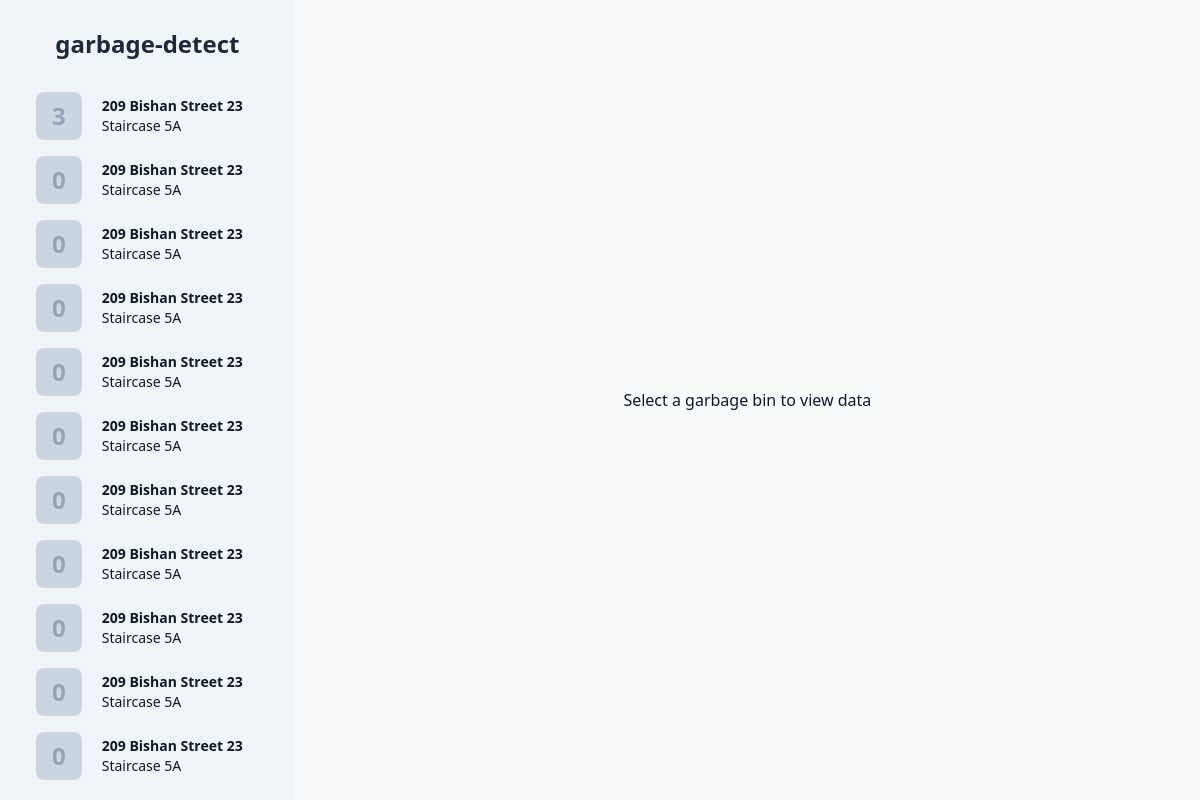
The page / on the database its author committed.
### tables this page shows
CREATE TABLE info (id, img_path, address, location, cam_connected, cam_timestamp);

### app.py (the view)
@app.route('/')
def index():
    return render_template('base.html', bins=db.fetch_data(), target=None)

### db.py (called while the page is built)
def get_columns(table: str) -> list:
    return [i[1] for i in sql(f'PRAGMA table_info({table})').fetchall()]

def get_property(id: int, property: str):
    return sql(f'SELECT {property} FROM info WHERE id={id}').fetchone()[0]

def fetch_data():
    bins = [
        {
            j: get_property(i, j) for j in get_columns('info')
        }
        for i in range(1, len(sql('SELECT id FROM info').fetchall()) + 1)
    ]
    for i in bins:
        i['latest_litter_count'] = sql(
            f'SELECT litter_count FROM bin{i["id"]} ORDER BY time DESC').fetchone()[0]
    return bins

### templates/base.html (shortened to what this page needs)
<!DOCTYPE html>
<html lang="en" class="h-full">
<head>
    <link href="{{ url_for('static', filename='generated-styles.css') }}" rel="stylesheet">
</head>
<body class="h-full flex bg-slate-50 text-slate-900">
    <nav id="binNav"
        class="flex flex-col items-stretch gap-2 overflow-y-scroll bg-slate-100 py-2 px-8 h-screen min-w-max">
        <a href="/">
            <h1 class="text-2xl font-extrabold text-slate-800 w-full text-center my-5">garbage-detect</h1>
        </a>
        {% for bin in bins %}
        <a class="rounded-xl leading-5 duration-200 flex items-center min-h-[3.5rem]
        {% if target.id == bin.id %}
        bg-slate-700 text-slate-100
        {% else %}
        hover:bg-slate-200
        {% endif %}" href="/{{bin.id}}">
            <div class="text-2xl font-semibold px-4 ml-1 h-[calc(100%-0.5rem)] flex items-center rounded-lg
            {% if target.id == bin.id %}
            bg-slate-800 text-slate-100
            {% else %}
            bg-slate-300 text-slate-400
            {% endif %}">{{ bin.latest_litter_count }}</div>
            <div class="px-5 py-2 text-sm">
                <div class="font-bold">{{ bin.address }}</div>
                <div class="font-normal">{{ bin.location }}</div>
            </div>
        </a>
        {% endfor %}
        <a href="/newbin" class="text-center">+</a>
    </nav>
    <main class="py-8 px-10 h-full flex-grow overflow-y-scroll">
        {% block stats %}
        <div class="h-full flex justify-center items-center">Select a garbage bin to view data</div>
        {% endblock %}
    </main>
</body>
</html>

### static/generated-styles.css (style rules this page uses)
*,:after,:before { box-sizing:border-box;border:0 solid }
:after,:before { --tw-content:"" }
html { line-height:1.5;-webkit-text-size-adjust:100%;-moz-tab-size:4;-o-tab-size:4;tab-size:4;font-family:ui-sans-serif,system-ui,-apple-system,BlinkMacSystemFont,Segoe UI,Roboto,Helvetica Neue,Arial,Noto Sans,sans-serif,Apple Color Emoji,Segoe UI Emoji,Segoe UI Symbol,Noto Color Emoji }
body { margin:0;line-height:inherit }
h1,h2,h3,h4,h5,h6 { font-size:inherit;font-weight:inherit }
a { color:inherit;text-decoration:inherit }
blockquote,dd,dl,figure,h1,h2,h3,h4,h5,h6,hr,p,pre { margin:0 }
.my-5 { margin-top:1.25rem;margin-bottom:1.25rem }
.ml-1 { margin-left:.25rem }
.flex { display:flex }
.h-full { height:100% }
.h-screen { height:100vh }
.h-\[calc\(100\%-0\.5rem\)\] { height:calc(100% - .5rem) }
.min-h-\[3\.5rem\] { min-height:3.5rem }
.w-full { width:100% }
.min-w-max { min-width:-webkit-max-content;min-width:-moz-max-content;min-width:max-content }
.flex-grow { flex-grow:1 }
.flex-col { flex-direction:column }
.items-center { align-items:center }
.items-stretch { align-items:stretch }
.justify-center { justify-content:center }
.gap-2 { gap:.5rem }
.overflow-y-scroll { overflow-y:scroll }
.rounded-xl { border-radius:.75rem }
.rounded-lg { border-radius:.5rem }
.bg-slate-50 { --tw-bg-opacity:1;background-color:rgb(248 250 252/var(--tw-bg-opacity)) }
.bg-slate-100 { --tw-bg-opacity:1;background-color:rgb(241 245 249/var(--tw-bg-opacity)) }
.bg-slate-300 { --tw-bg-opacity:1;background-color:rgb(203 213 225/var(--tw-bg-opacity)) }
.py-2 { padding-top:.5rem;padding-bottom:.5rem }
.px-8 { padding-left:2rem;padding-right:2rem }
.px-4 { padding-left:1rem;padding-right:1rem }
.px-5 { padding-left:1.25rem;padding-right:1.25rem }
.py-8 { padding-top:2rem;padding-bottom:2rem }
.px-10 { padding-left:2.5rem;padding-right:2.5rem }
.text-center { text-align:center }
.text-2xl { font-size:1.5rem;line-height:2rem }
.text-sm { font-size:.875rem;line-height:1.25rem }
.font-extrabold { font-weight:800 }
.font-semibold { font-weight:600 }
.font-bold { font-weight:700 }
.font-normal { font-weight:400 }
.leading-5 { line-height:1.25rem }
.text-slate-900 { --tw-text-opacity:1;color:rgb(15 23 42/var(--tw-text-opacity)) }
.text-slate-800 { --tw-text-opacity:1;color:rgb(30 41 59/var(--tw-text-opacity)) }
.text-slate-400 { --tw-text-opacity:1;color:rgb(148 163 184/var(--tw-text-opacity)) }
.duration-200 { transition-duration:.2s }
* { box-sizing:border-box }

### rows shown on the page
info: address "209 Bishan Street 23", location "Staircase 5A"
info: address "209 Bishan Street 23", location "Staircase 5A"
info: address "209 Bishan Street 23", location "Staircase 5A"
info: address "209 Bishan Street 23", location "Staircase 5A"
info: address "209 Bishan Street 23", location "Staircase 5A"
info: address "209 Bishan Street 23", location "Staircase 5A"
info: address "209 Bishan Street 23", location "Staircase 5A"
info: address "209 Bishan Street 23", location "Staircase 5A"
info: address "209 Bishan Street 23", location "Staircase 5A"
info: address "209 Bishan Street 23", location "Staircase 5A"
info: address "209 Bishan Street 23", location "Staircase 5A"

### other values the page prints
{{ bin.latest_litter_count }} "3" "0" "0" "0" "0" "0" "0" "0" "0" "0" "0"
